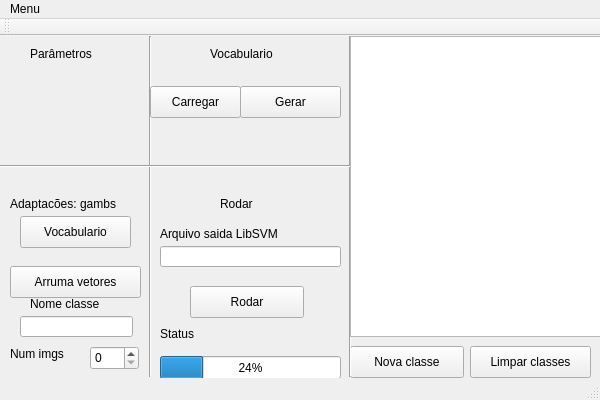
<?xml version="1.0" encoding="UTF-8"?>
<ui version="4.0">
 <class>MainWindow</class>
 <widget class="QMainWindow" name="MainWindow">
  <property name="geometry">
   <rect>
    <x>0</x>
    <y>0</y>
    <width>600</width>
    <height>400</height>
   </rect>
  </property>
  <property name="minimumSize">
   <size>
    <width>600</width>
    <height>400</height>
   </size>
  </property>
  <property name="maximumSize">
   <size>
    <width>600</width>
    <height>400</height>
   </size>
  </property>
  <property name="windowTitle">
   <string>MainWindow</string>
  </property>
  <widget class="QWidget" name="centralWidget">
   <widget class="QPushButton" name="botaoNovClas">
    <property name="geometry">
     <rect>
      <x>350</x>
      <y>310</y>
      <width>114</width>
      <height>32</height>
     </rect>
    </property>
    <property name="text">
     <string>Nova classe</string>
    </property>
   </widget>
   <widget class="QPushButton" name="botaoLimpClas">
    <property name="geometry">
     <rect>
      <x>470</x>
      <y>310</y>
      <width>121</width>
      <height>32</height>
     </rect>
    </property>
    <property name="text">
     <string>Limpar classes</string>
    </property>
   </widget>
   <widget class="Line" name="line">
    <property name="geometry">
     <rect>
      <x>340</x>
      <y>0</y>
      <width>20</width>
      <height>341</height>
     </rect>
    </property>
    <property name="orientation">
     <enum>Qt::Vertical</enum>
    </property>
   </widget>
   <widget class="Line" name="line_2">
    <property name="geometry">
     <rect>
      <x>140</x>
      <y>0</y>
      <width>20</width>
      <height>341</height>
     </rect>
    </property>
    <property name="orientation">
     <enum>Qt::Vertical</enum>
    </property>
   </widget>
   <widget class="QPushButton" name="pushButton_4">
    <property name="geometry">
     <rect>
      <x>150</x>
      <y>50</y>
      <width>91</width>
      <height>32</height>
     </rect>
    </property>
    <property name="text">
     <string>Carregar</string>
    </property>
   </widget>
   <widget class="QLabel" name="label">
    <property name="geometry">
     <rect>
      <x>210</x>
      <y>10</y>
      <width>81</width>
      <height>16</height>
     </rect>
    </property>
    <property name="text">
     <string>Vocabulario</string>
    </property>
   </widget>
   <widget class="QPushButton" name="pushButton_5">
    <property name="geometry">
     <rect>
      <x>240</x>
      <y>50</y>
      <width>101</width>
      <height>32</height>
     </rect>
    </property>
    <property name="text">
     <string>Gerar</string>
    </property>
   </widget>
   <widget class="QProgressBar" name="progressBar">
    <property name="geometry">
     <rect>
      <x>160</x>
      <y>320</y>
      <width>181</width>
      <height>23</height>
     </rect>
    </property>
    <property name="value">
     <number>24</number>
    </property>
   </widget>
   <widget class="Line" name="line_3">
    <property name="geometry">
     <rect>
      <x>-10</x>
      <y>120</y>
      <width>361</width>
      <height>20</height>
     </rect>
    </property>
    <property name="orientation">
     <enum>Qt::Horizontal</enum>
    </property>
   </widget>
   <widget class="QLabel" name="label_2">
    <property name="geometry">
     <rect>
      <x>220</x>
      <y>160</y>
      <width>62</width>
      <height>16</height>
     </rect>
    </property>
    <property name="text">
     <string>Rodar</string>
    </property>
   </widget>
   <widget class="QLineEdit" name="nomArqSVM">
    <property name="geometry">
     <rect>
      <x>160</x>
      <y>210</y>
      <width>181</width>
      <height>21</height>
     </rect>
    </property>
   </widget>
   <widget class="QLabel" name="label_3">
    <property name="geometry">
     <rect>
      <x>160</x>
      <y>190</y>
      <width>141</width>
      <height>16</height>
     </rect>
    </property>
    <property name="text">
     <string>Arquivo saida LibSVM</string>
    </property>
   </widget>
   <widget class="QPushButton" name="botaoRodar">
    <property name="geometry">
     <rect>
      <x>190</x>
      <y>250</y>
      <width>114</width>
      <height>32</height>
     </rect>
    </property>
    <property name="text">
     <string>Rodar</string>
    </property>
   </widget>
   <widget class="QLabel" name="label_4">
    <property name="geometry">
     <rect>
      <x>160</x>
      <y>290</y>
      <width>62</width>
      <height>16</height>
     </rect>
    </property>
    <property name="text">
     <string>Status</string>
    </property>
   </widget>
   <widget class="QLabel" name="label_5">
    <property name="geometry">
     <rect>
      <x>30</x>
      <y>10</y>
      <width>81</width>
      <height>16</height>
     </rect>
    </property>
    <property name="text">
     <string>Parâmetros</string>
    </property>
   </widget>
   <widget class="QLabel" name="label_6">
    <property name="geometry">
     <rect>
      <x>10</x>
      <y>160</y>
      <width>131</width>
      <height>16</height>
     </rect>
    </property>
    <property name="text">
     <string>Adaptacões: gambs</string>
    </property>
   </widget>
   <widget class="QPushButton" name="botaoVoc">
    <property name="geometry">
     <rect>
      <x>20</x>
      <y>180</y>
      <width>111</width>
      <height>32</height>
     </rect>
    </property>
    <property name="text">
     <string>Vocabulario</string>
    </property>
   </widget>
   <widget class="QPushButton" name="botaoArrumaVet">
    <property name="geometry">
     <rect>
      <x>10</x>
      <y>230</y>
      <width>131</width>
      <height>32</height>
     </rect>
    </property>
    <property name="text">
     <string>Arruma vetores</string>
    </property>
   </widget>
   <widget class="QTableWidget" name="tableWidget">
    <property name="geometry">
     <rect>
      <x>350</x>
      <y>0</y>
      <width>251</width>
      <height>301</height>
     </rect>
    </property>
   </widget>
   <widget class="QLineEdit" name="lineEdit">
    <property name="geometry">
     <rect>
      <x>20</x>
      <y>280</y>
      <width>113</width>
      <height>21</height>
     </rect>
    </property>
   </widget>
   <widget class="QLabel" name="label_7">
    <property name="geometry">
     <rect>
      <x>30</x>
      <y>260</y>
      <width>91</width>
      <height>16</height>
     </rect>
    </property>
    <property name="text">
     <string>Nome classe</string>
    </property>
   </widget>
   <widget class="QSpinBox" name="spinBox">
    <property name="geometry">
     <rect>
      <x>90</x>
      <y>310</y>
      <width>49</width>
      <height>24</height>
     </rect>
    </property>
   </widget>
   <widget class="QLabel" name="label_8">
    <property name="geometry">
     <rect>
      <x>10</x>
      <y>310</y>
      <width>71</width>
      <height>16</height>
     </rect>
    </property>
    <property name="text">
     <string>Num imgs</string>
    </property>
   </widget>
  </widget>
  <widget class="QMenuBar" name="menuBar">
   <property name="geometry">
    <rect>
     <x>0</x>
     <y>0</y>
     <width>600</width>
     <height>22</height>
    </rect>
   </property>
   <widget class="QMenu" name="menuMenu">
    <property name="title">
     <string>Menu</string>
    </property>
    <addaction name="actionSair"/>
   </widget>
   <addaction name="menuMenu"/>
  </widget>
  <widget class="QStatusBar" name="statusBar"/>
  <widget class="QToolBar" name="mainToolBar">
   <attribute name="toolBarArea">
    <enum>TopToolBarArea</enum>
   </attribute>
   <attribute name="toolBarBreak">
    <bool>false</bool>
   </attribute>
  </widget>
  <action name="actionSair">
   <property name="text">
    <string>Sair</string>
   </property>
  </action>
 </widget>
 <layoutdefault spacing="6" margin="11"/>
 <resources/>
 <connections/>
</ui>
